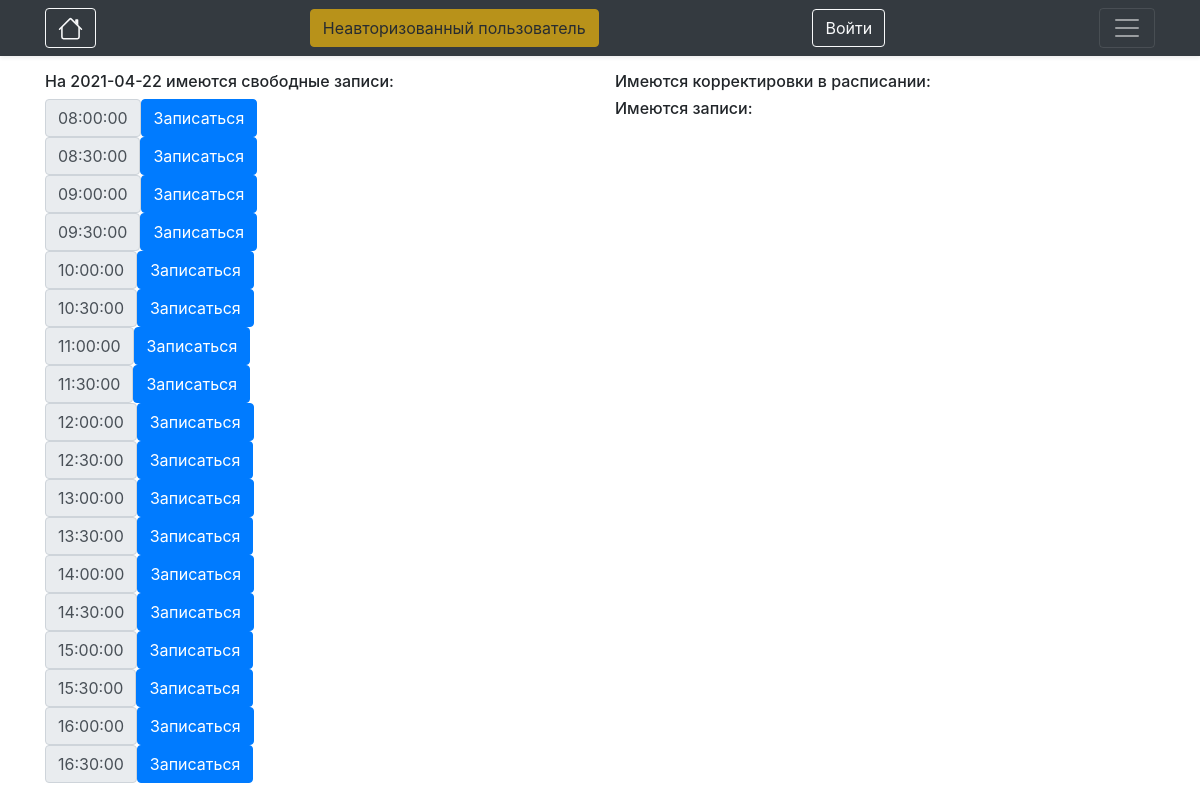
Page /check-date?day=2021-04-22 on the committed database.
### app/models.py (models this page shows, shortened)
class Schedule(db.Model):
    __tablename__ = 'schedules'
    worker_id = db.Column(db.Integer, db.ForeignKey('workers.id'), primary_key=True, nullable=False)
    start_time = db.Column(db.Integer, primary_key=True, nullable=False)
    duration = db.Column(db.Integer, nullable=False)
    week_day = db.Column(db.Integer, primary_key=True, nullable=False)
    def get_time(self):
        return (datetime.min + timedelta(seconds=self.start_time)).time()

### app/__init__.py (the view, shortened to what this page needs)
    @app.route('/check-date', methods=['GET', 'POST'])
    def check_date():
        formbtn = ChooseRecordForm()
        if request.method == 'GET':
            choose_day = request.args.get('day')
            date = datetime.strptime(choose_day, '%Y-%m-%d')
            date_corrections = Correction.query.filter(Correction.start_time >= date).\
                filter(Correction.start_time <= date + timedelta(days=1)).order_by(Correction.start_time).all()
            date_schedules = Schedule.query.filter_by(week_day=date.isoweekday()).order_by(Schedule.start_time).all()
            date_records = Record.query.filter(Record.start_time >= date).\
                filter(Record.start_time <= date + timedelta(days=1)).order_by(Record.start_time).all()
            return render_template(
                'check_date.html',
                date_schedules=date_schedules,
                date_corrections=date_corrections,
                date=date,
                date_records=date_records,
                form=formbtn
                )

### app/forms.py
class ChooseRecordForm(FlaskForm):
    submit = SubmitField('Записаться', render_kw={"class": "btn btn-primary"})

### app/templates/check_date.html (shortened to what this page needs)
{% extends "base.html" %}
{% block page_content %}
    <div class="row">
        <div class="col-6">
            <h6>На {{ date.date() }} имеются свободные записи:</h6>
                {% for date_schedule in date_schedules %}
                <div class="input-group">
                    <span class="input-group-text">{{ date_schedule.get_time() }}</span>
                    <form action="{{ url_for('process_add_record', schedule_start_time=date_schedule.start_time, schedule_worker=date_schedule.worker_id, date=date) }}" method="POST">
                        {{ form.submit }}
                    </form>
                </div>
                {% endfor %}
        </div>
        <div class="col-4">
            <h6>Имеются корректировки в расписании:</h6>
            <h6>Имеются записи:</h6>
        </div>
    </div>
{% endblock %}

### rows in the picture
Schedule: get_time "08:00:00"
Schedule: get_time "08:30:00"
Schedule: get_time "09:00:00"
Schedule: get_time "09:30:00"
Schedule: get_time "10:00:00"
Schedule: get_time "10:30:00"
Schedule: get_time "11:00:00"
Schedule: get_time "11:30:00"
Schedule: get_time "12:00:00"
Schedule: get_time "12:30:00"
Schedule: get_time "13:00:00"
Schedule: get_time "13:30:00"
Schedule: get_time "14:00:00"
Schedule: get_time "14:30:00"
Schedule: get_time "15:00:00"
Schedule: get_time "15:30:00"
Schedule: get_time "16:00:00"
Schedule: get_time "16:30:00"

### other values in the picture
{{ date.date() }} "2021-04-22"
